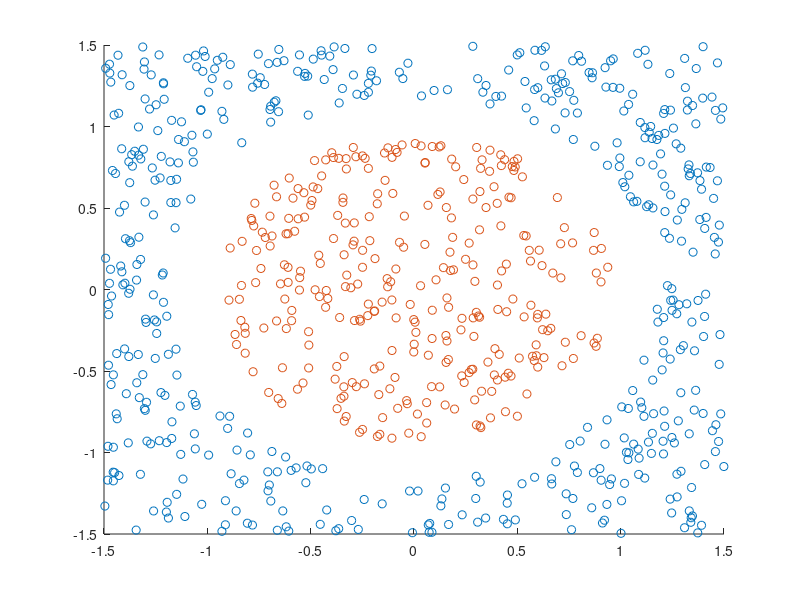
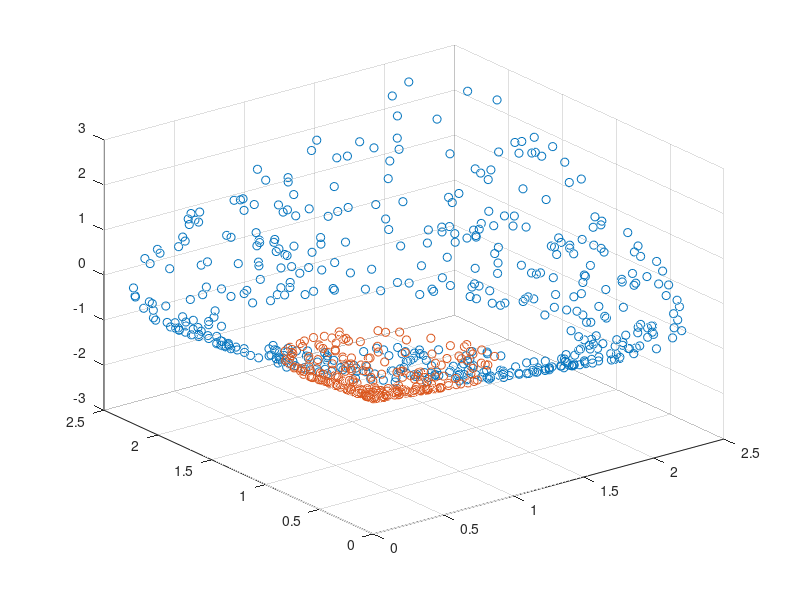

These figures' MATLAB source, in order:
% Purpose: This program illustrates the basic idea of Kernel, which is how
% adding an extra dimension to data can be helpful in classification of
% data.
%
% Record of Revisions :
%      Date           Programmer          Description of Change
%      ====           ==========          =====================
%  Dec 12th 2019    Mehrdad Kashefi           Original code 
% ...................................................................
% Define Variables:
%.............................................
clear;
clc;
close all;
%% Creating two concentric data samples 
rad = 1.4; 
marg = 0.5; % The margin between the classes
data = 3*(rand(1000,2)-0.5);
label_1 = data(:,1).^2 + data(:,2).^2 >= rad;
label_2 = data(:,1).^2 + data(:,2).^2 < rad - marg;


figure(1)
scatter(data(label_1,1),data(label_1,2));
hold on
scatter(data(label_2,1),data(label_2,2));
disp(['Num class_1: ', num2str(sum(label_1)), ' Num class_2: ', num2str(sum(label_2))])

data = [data(label_1,:); data(label_2,:)];
label = [ ones(sum(label_1),1); -1*ones(sum(label_2),1) ];

% Fit SVM on the sample data in low dimension
Mdl = fitcsvm(data,label);
pred = Mdl.predict(data);
acc= (sum(label==pred))/length(pred);
disp(['Prediction is ', num2str(acc)])

%% Apply a third dimention
data_hd = zeros(length(data),3);
for i =1: length(data)
    data_hd(i,:) = [data(i,1)^2, data(i,2)^2, sqrt(2)*data(i,1)*data(i,2)];
end

% Classification data samples in higher dimension
figure(2)
scatter3(data_hd(label==1,1),data_hd(label==1,2),data_hd(label==1,3))
hold on
scatter3(data_hd(label==-1,1),data_hd(label==-1,2),data_hd(label==-1,3))

Mdl = fitcsvm(data_hd,label);
pred = Mdl.predict(data_hd);
acc= (sum(label==pred))/length(pred);
disp(['Prediction is ', num2str(acc)])